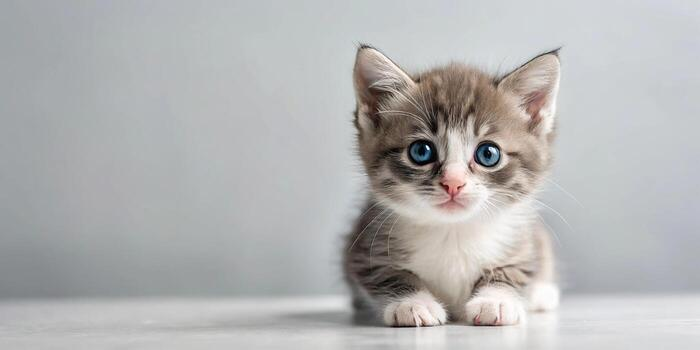
#> input picture 1_OpenCV/1_Basics/cat.jpg, 700 x 350 px, found by its file name
$ python 12_feature_matching_complete.py
#> lines starting #> are read from the running program, lines starting #| are printed output that depends on the picture; pictures that were not available may be replaced by others from this repository, and a replacement may not be noted
import cv2
import matplotlib.pyplot as plt

# ==========================================
# 1. Read Images
# ==========================================

img1 = cv2.imread("images/cat.jpg")
#> img1 is the input picture: shape (350, 700, 3); mean B, G, R 179.9, 179.9, 180
img2 = cv2.imread("images/cat2.jpg")
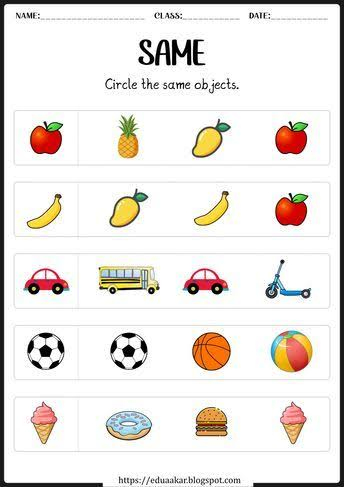
#> input picture 1_OpenCV/6_Feature_Detection/multiple_images_in_one_img.jpg, 344 x 487 px, given in place of cat2.jpg, which was not available
#> img2 is the input picture: shape (487, 344, 3); mean B, G, R 224.8, 229.2, 233.9

# Check images
if img1 is None or img2 is None:
    raise FileNotFoundError("Could not load one or both images.")

# ==========================================
# 2. Convert to Grayscale
# ==========================================

gray1 = cv2.cvtColor(img1, cv2.COLOR_BGR2GRAY)
gray2 = cv2.cvtColor(img2, cv2.COLOR_BGR2GRAY)
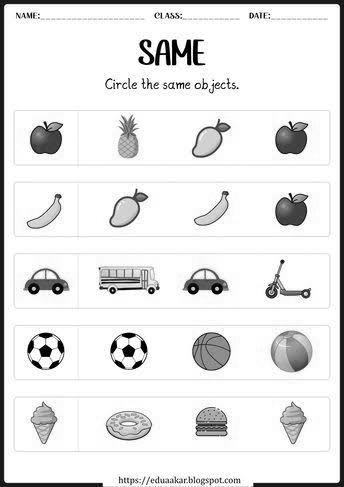
#> gray2: shape (487, 344); min 0, max 255, mean 230.1

# ==========================================
# 3. Create ORB Detector
# ==========================================

orb = cv2.ORB_create(
    nfeatures=500
)

# ==========================================
# 4. Detect Keypoints + Descriptors
# ==========================================

kp1, des1 = orb.detectAndCompute(
    gray1,
    None
)
#> kp1 = 500 keypoints; strongest (x, y, size): (426, 146, 31), (489, 148, 31), (490, 149, 37.2), (491, 149, 53.6)

kp2, des2 = orb.detectAndCompute(
    gray2,
    None
)
#> kp2 = 500 keypoints; strongest (x, y, size): (151, 290, 31), (147, 61, 31), (163, 43, 31), (146, 60, 37.2)

print("Image 1 keypoints:", len(kp1))
#| Image 1 keypoints: 500
print("Image 2 keypoints:", len(kp2))
#| Image 2 keypoints: 500

print("Image 1 descriptor shape:", des1.shape)
#| Image 1 descriptor shape: (500, 32)
print("Image 2 descriptor shape:", des2.shape)
#| Image 2 descriptor shape: (500, 32)

# ==========================================
# 5. Create BFMatcher
# ==========================================

bf = cv2.BFMatcher(
    cv2.NORM_HAMMING
)

# ==========================================
# 6. KNN Matching
# ==========================================

matches = bf.knnMatch(
    des1,
    des2,
    k=2
)
#> matches = 500 matches

print("Total KNN matches:", len(matches))
#| Total KNN matches: 500

# ==========================================
# 7. Lowe Ratio Test
# ==========================================

good_matches = []

for m, n in matches:

    if m.distance < 0.75 * n.distance:
        good_matches.append(m)
#> after the loop, good_matches = 1 matches

print("Good matches:", len(good_matches))
#| Good matches: 1

# ==========================================
# 8. Draw Good Matches
# ==========================================

result = cv2.drawMatches(
    img1,
    kp1,
    img2,
    kp2,
    good_matches,
    None,
    flags=cv2.DrawMatchesFlags_NOT_DRAW_SINGLE_POINTS
)
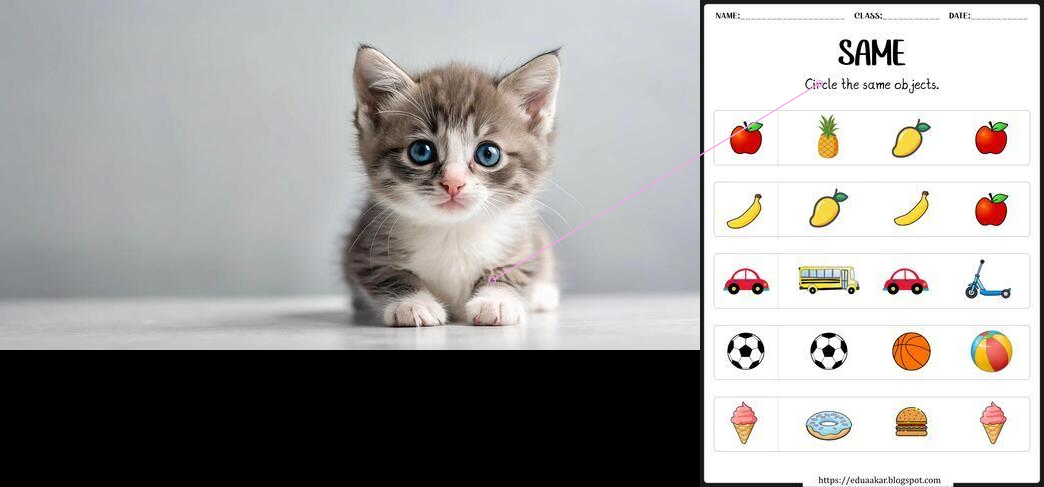
#> result: shape (487, 1044, 3); mean B, G, R 160.8, 162.2, 163.9

# ==========================================
# 9. Display Result
# ==========================================

plt.figure(figsize=(16, 8))

plt.imshow(
    cv2.cvtColor(result, cv2.COLOR_BGR2RGB)
)

plt.title("ORB Feature Matching")
plt.axis("off")

plt.show()
